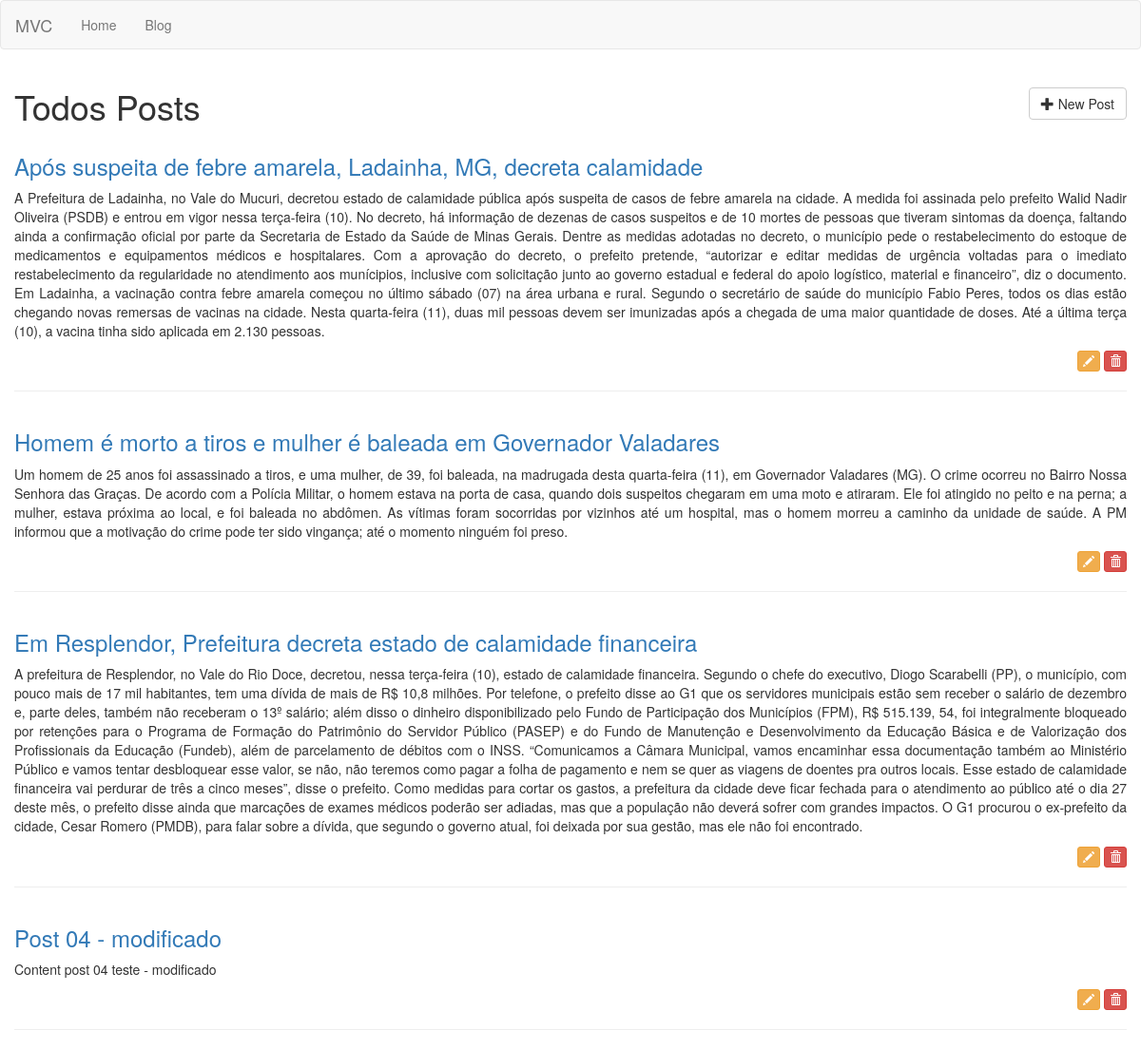
Page /posts on the earlier database version.
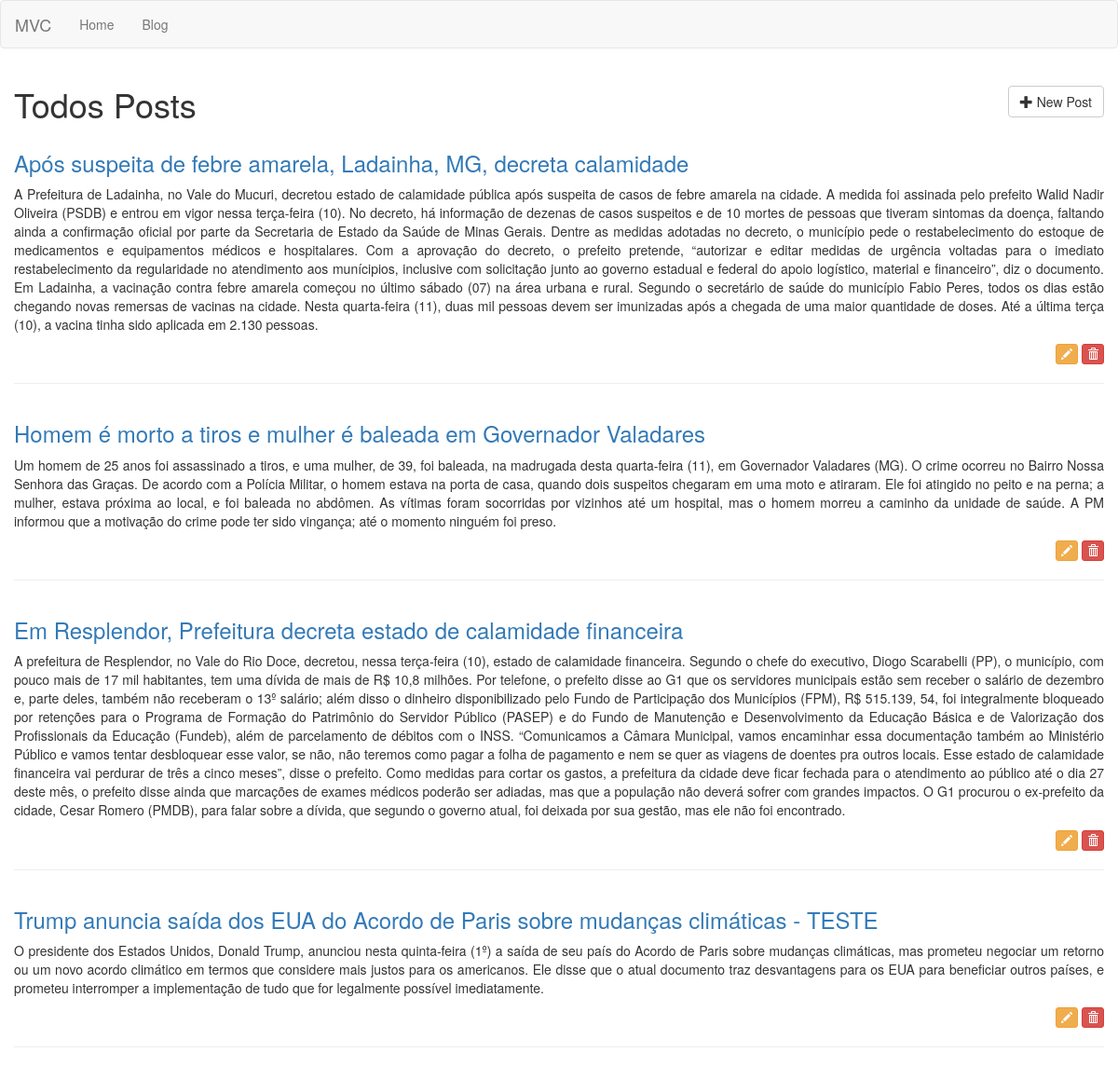
Same page on the later database version.
### tables this page shows
CREATE TABLE posts (id INTEGER CONSTRAINT posts_index PRIMARY KEY ASC AUTOINCREMENT, title VARCHAR (255) NOT NULL, content TEXT NOT NULL);

### app/Controllers/PostsController.php (called while the page is built, shortened)
<?php
class PostsController extends BaseController
{
   private $post;
   public function __construct()
   {
      $this->post = Container::getModel("Post");
   }
   public function index()
   {
      $this->view->posts = $this->post->All();
      $this->renderView('posts/index', 'layout');
   }
}

### core/bootstrap.php (called while the page is built)
<?php
$routes = require_once __DIR__ . "/../app/routes.php";
$route = new \Core\Route($routes);

### public/index.php (called while the page is built, shortened)
<?php
require_once __DIR__ . "/../core/bootstrap.php";

### core/BaseModel.php (called while the page is built, shortened)
<?php
abstract class BaseModel
{
   private $pdo;
   protected $table;
   public function __construct(PDO $pdo)
   {
      $this->pdo = $pdo;
   }
   public function All()
   {
      $query = "SELECT * FROM {$this->table}";
      $stmt = $this->pdo->prepare($query);
      $stmt->execute();
      $result = $stmt->fetchAll();
      return $result;
   }
}

### core/Database.php (called while the page is built, shortened)
<?php
class Database
{
	public static function getDatabase()
   {
	   $conf = require_once __DIR__ . "/../app/database.php";
		if($conf['driver']=='sqlite'){
			$sqlite = __DIR__  . "/../storage/database/" . $conf['sqlite']['host'];
			$sqlite = "sqlite:".$sqlite;
			try{
				 $pdo = new PDO($sqlite);
				 $pdo->setAttribute(PDO::ATTR_ERRMODE,PDO::ERRMODE_EXCEPTION);
				 $pdo->setAttribute(PDO::ATTR_DEFAULT_FETCH_MODE,PDO::FETCH_OBJ);
				 return $pdo;
			}
			catch (PDOException $e){
				echo $e->getMessage();
			}
		} else if ($conf['driver']=='mysql'){
		     $host = $config['mysql']['host'];
			  $db_name = $config['mysql']['db_name'];
			  $username = $config['mysql']['db_username'];
			  $password = $config['mysql']['db_password'];
			  $charset = $conf['mysql']['charset'];
			  $collation = $conf['mysql']['collation'];
			try{
				$pdo = new PDO("mysql:host=$host;dbname=$db_name;charset=$charset", $username, $password);
				print_r ($pdo);
				$pdo->setAttribute(PDO::ATTR_ERRMODE,PDO::ERRMODE_EXCEPTION);
				$pdo->setAttribute(PDO::MYSQL_ATTR_INIT_COMMAND, "SET NAMES '$charset' COLLATE '$collation'");
				$pdo->setAttribute(PDO::ATTR_DEFAULT_FETCH_MODE,PDO::FETCH_OBJ);
				return $pdo;
			}
			catch (PDOException $e){
				echo $e->getMessage();
			}
		}
   }
}

### core/Container.php (called while the page is built, shortened)
<?php
class Container
{
   public static function getModel($model)
   {
      return new $model(Database::getDatabase());
   }
}

### app/Views/posts/index.phtml (the view)
<div class="container">
   <div class="row">
      <h1 class="h1">
         <?php echo  $this->getPageTitle(); ?>
         <a href="/posts/create" class="btn btn-default pull-right">
            <i class="glyphicon glyphicon-plus"></i>
            New Post
         </a>
      </h1>
   </div>
   <?php foreach ($this->view->posts as $post): ?>
   <div class="row">
      <h3 class="h3">
         <a href="<?php echo "/posts/" . $post->id . "/show"; ?>">
         <?php echo $post->title; ?>
         </a>
      </h3>
      <p class="text-justify"><?php echo $post->content; ?></p>
       <p class="text-right">
           <a href="/posts/<?php echo $post->id; ?>/edit" class="btn btn-warning btn-xs">
               <i class="glyphicon glyphicon-pencil"></i>
           </a>
           <a href="/posts/<?php echo $post->id; ?>/delete" class="btn btn-danger btn-xs"
             onclick="return confirm('Tem certeza que deseja excluir este post?');">
               <i class="glyphicon glyphicon-trash"></i>
           </a>
       </p>
      <hr>
   </div>
   <?php endforeach; ?>
</div>

### core/Route.php (shortened to what this page needs)
<?php
class Route
{
   private $routes;
   public function __construct(array $routes)
   {
      $this->run();
   }
   private function setRoutes($routes)
   {
      foreach($routes as $route){
         $explode = explode('@', $route[1]);
         $r = [$route[0], $explode[0], $explode[1] ];
         $newRoutes[] = $r;
      }
      $this->routes = $newRoutes;
   }
   private function getRequest()
   {
      $obj = new \stdClass;
      return $obj;
   }
   private function getUrl()
   {
      return parse_url($_SERVER['REQUEST_URI'],PHP_URL_PATH);
   }
   private function run()
   {
      $url = $this->getUrl();
      foreach($this->routes as $route){
         $routeArray = explode('/', $route[0]);
         $params=[];
         for($i=0; $i < count($routeArray); $i++){
            $route[0] = implode($routeArray, '/');
         }
         if($url == $route[0]){
            $route_found = 1;
            $controller = $route[1];
            $action = $route[2];
            break;
         }
      }
      if($route_found){
         $controller = Container::newController($controller);
         switch(count($params)){
            default:
               $controller->$action($this->getRequest());
               break;
         }
      } else {
         Container::pageNotFound();
      }
   }
}

### core/BaseController.php (shortened to what this page needs)
<?php
class BaseController
{
   private $viewPath;
   private $layoutPath;
   private $title = null;
   public function __construct()
   {
      $this->view = new \stdClass;
   }
   protected function renderView($viewPath, $layoutPath = null)
   {
      $this->viewPath = $viewPath;
      $this->layoutPath = $layoutPath;
      if($layoutPath){
         $this->setLayout();
      } else {
         $this->content();
      }
   }
   protected function content()
   {
      $path = __DIR__ . "/../app/Views/{$this->viewPath}.phtml";
      if(file_exists( __DIR__ . "/../app/Views/{$this->viewPath}.phtml")){
         require_once __DIR__ . "/../app/Views/{$this->viewPath}.phtml";
      } else {
         echo "Error: View path not found! <br/>$path";
      }
   }
   protected function setLayout()
   {
      $path = __DIR__ . "/../app/Views/{$this->layoutPath}.phtml";
      if(file_exists( __DIR__ . "/../app/Views/{$this->layoutPath}.phtml")){
         require_once __DIR__ . "/../app/Views/{$this->layoutPath}.phtml";
      } else {
         echo "Error: Layout path not found!<br/>$path";
      }
   }
   protected function setPageTitle($title)
   {
      $this->title = $title;
   }
   protected function getPageTitle($separator=null)
   {
      if($separator){
         echo $this->title . " " . $separator . " ";
      } else {
          echo $this->title;
      }
   }
}

### app/Views/layout.phtml (shortened to what this page needs)
<!DOCTYPE html>
<html lang="pt-br">
  <head>
    <link href="/assets/css/bootstrap.min.css" rel="stylesheet">
    <link href="/assets/css/font-awesome.min.css" rel="stylesheet">
  </head>
  <body>
  <?php require_once __DIR__ . "/menu.phtml"; ?>
  <div class="container-fluid">
     <div class="row">
        <?php $this->content(); ?>
     </div>
  </div>
  </body>
</html>

### app/Views/menu.phtml (shortened to what this page needs)
<nav class="navbar navbar-default">
  <div class="container-fluid">
    <div class="navbar-header">
      <a class="navbar-brand" href="/">MVC</a>
    </div>
    <div class="collapse navbar-collapse" id="bs-example-navbar-collapse-1">
      <ul class="nav navbar-nav">
        <li><a href="/">Home <span class="sr-only">(current)</span></a></li>
        <li><a href="/posts">Blog</a></li>
      </ul>
    </div>
  </div>
</nav>

Differences in the rows shown:
removed posts: title "Post 04 - modificado", content "Content post 04 teste - modificado"
added posts: title "Trump anuncia saída dos EUA do Acordo de Paris sobre mudanças climáticas - TESTE", content "O presidente dos Estados Unidos, Donald Trump, anunciou nesta quinta-feira (1º) a saída de seu país do Acordo de Paris sobre mudanças climáticas, mas prometeu negociar um retorno ou um novo acordo climático em termos que considere mais justos para os americanos. Ele disse que o atual documento traz desvantagens para os EUA para beneficiar outros países, e prometeu interromper a implementação de tudo que for legalmente possível imediatamente."
